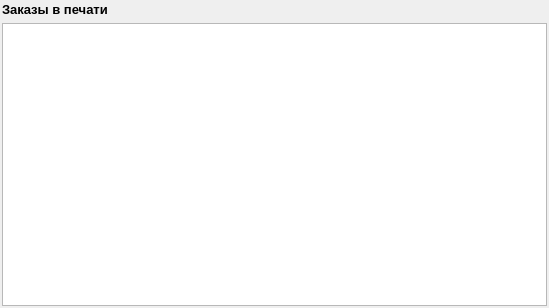
<?xml version="1.0" encoding="UTF-8"?>
<ui version="4.0">
 <class>TasksPWidget</class>
 <widget class="QWidget" name="TasksPWidget">
  <property name="geometry">
   <rect>
    <x>0</x>
    <y>0</y>
    <width>549</width>
    <height>308</height>
   </rect>
  </property>
  <property name="windowTitle">
   <string>Form</string>
  </property>
  <layout class="QVBoxLayout" name="verticalLayout">
   <property name="margin">
    <number>2</number>
   </property>
   <item>
    <widget class="QLabel" name="label">
     <property name="font">
      <font>
       <pointsize>10</pointsize>
       <weight>75</weight>
       <bold>true</bold>
      </font>
     </property>
     <property name="text">
      <string>Заказы в печати</string>
     </property>
    </widget>
   </item>
   <item>
    <widget class="QTableView" name="table"/>
   </item>
  </layout>
 </widget>
 <resources/>
 <connections/>
</ui>
